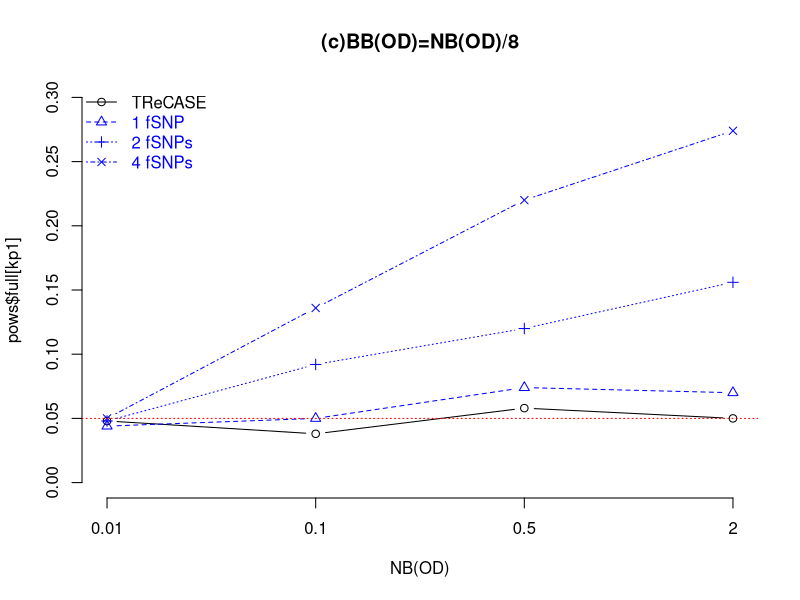

Source code (R):
#workdir = "/pine/scr/z/h/zhabotyn/R01/2019_03_20"
#workdir = "C:/research/R01/reqtl/2019_03_20/sim_ex/snp4/"
#setwd(workdir)

res = read.csv("figure4c_summary.csv")
pars = res[,1:5]
pows = res[,6:7]
fule = res[,8:10]
shoe = res[,11:13]


cols = c("black", rep("blue", 3))
kp1 = pars$nsnpi == 1
kp2 = pars$nsnpi == 2
kp3 = pars$nsnpi == 4
x0 = 1:4
x = pars$NBod[kp1]

png("Figure4c.png", height=4, width=4, res=300, units="in")
plot(x0, pows$full[kp1], ylim=c(0,.3), type="b", 
main="(c)BB(OD)=NB(OD)/8", xlab="NB(OD)", bty="n", xaxt="n")
legend("topleft", legend=c("TReCASE", "1 fSNP", "2 fSNPs", "4 fSNPs"), 
bty="n", text.col=cols, col=cols, lty=1:4, pch=1:4,)

axis(1, at=x0, labels=x)

lines(x0, pows$short[kp1], type="b", lty=2, pch=2, col="blue")
lines(x0, pows$short[kp2], type="b", lty=3, pch=3, col="blue")
lines(x0, pows$short[kp3], type="b", lty=4, pch=4, col="blue")
abline(h=0.05, col="red", lty=3)
dev.off()

